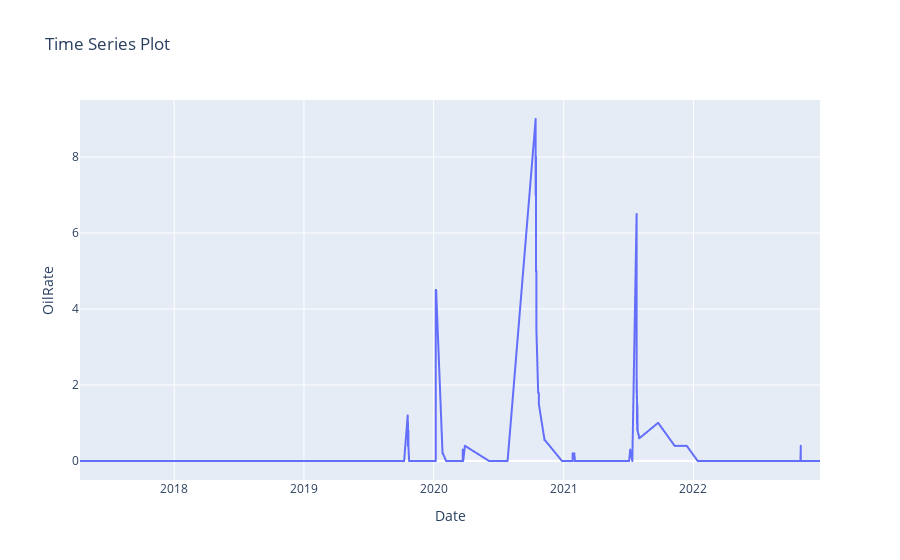

Notebook source saved alongside this figure:
### Code cell
plot_output_time(data_df, x_name='Date', y_name='%Water')

### Figure 1 — Plotly figure (JSON) as saved in the notebook; plotly's stock layout.template omitted (floating-point values rounded to 4 significant figures; data arrays with more than 128 entries replaced by an {"elided": "..."} marker saying what was removed)
{"data": [{"hovertemplate": "Date=%{x}<br>%Water=%{y}<extra></extra>", "legendgroup": "", "line": {"color": "#636efa", "dash": "solid"}, "marker": {"symbol": "circle"}, "mode": "lines", "name": "", "showlegend": false, "type": "scattergl", "x": {"elided": "2354 str values"}, "xaxis": "x", "y": {"elided": "2354 float values"}, "yaxis": "y"}], "layout": {"legend": {"tracegroupgap": 0}, "title": {"text": "Time Series Plot"}, "xaxis": {"anchor": "y", "domain": [0, 1], "title": {"text": "Date"}}, "yaxis": {"anchor": "x", "domain": [0, 1], "title": {"text": "OilRate"}}}}
